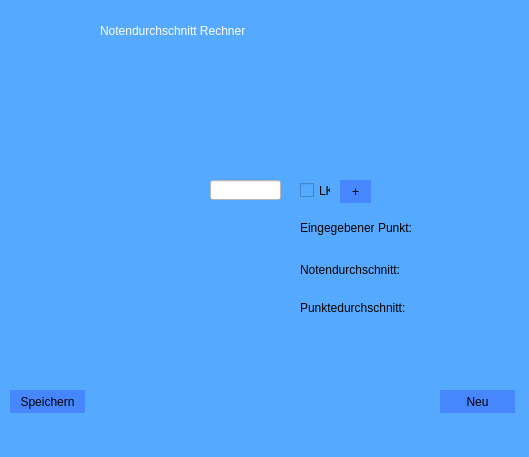
<?xml version="1.0" encoding="UTF-8"?>
<ui version="4.0">
 <class>MainWindow</class>
 <widget class="QMainWindow" name="MainWindow">
  <property name="geometry">
   <rect>
    <x>0</x>
    <y>0</y>
    <width>529</width>
    <height>457</height>
   </rect>
  </property>
  <property name="windowTitle">
   <string>MainWindow</string>
  </property>
  <property name="styleSheet">
   <string notr="true">background-color: rgb(85, 170, 255);</string>
  </property>
  <widget class="QWidget" name="centralwidget">
   <widget class="QLabel" name="label">
    <property name="geometry">
     <rect>
      <x>100</x>
      <y>10</y>
      <width>351</width>
      <height>41</height>
     </rect>
    </property>
    <property name="styleSheet">
     <string notr="true">font: 63 20pt &quot;Yu Gothic UI Semibold&quot;;;
color: rgb(255, 255, 255);</string>
    </property>
    <property name="text">
     <string>Notendurchschnitt Rechner</string>
    </property>
   </widget>
   <widget class="QLineEdit" name="lineEdit">
    <property name="geometry">
     <rect>
      <x>210</x>
      <y>180</y>
      <width>71</width>
      <height>20</height>
     </rect>
    </property>
    <property name="styleSheet">
     <string notr="true">color: rgb(0, 0, 0);
background-color: rgb(255, 255, 255);</string>
    </property>
   </widget>
   <widget class="QCheckBox" name="checkBox">
    <property name="geometry">
     <rect>
      <x>300</x>
      <y>180</y>
      <width>31</width>
      <height>21</height>
     </rect>
    </property>
    <property name="text">
     <string>LK</string>
    </property>
   </widget>
   <widget class="QPushButton" name="pushButton">
    <property name="geometry">
     <rect>
      <x>340</x>
      <y>180</y>
      <width>31</width>
      <height>23</height>
     </rect>
    </property>
    <property name="cursor">
     <cursorShape>PointingHandCursor</cursorShape>
    </property>
    <property name="styleSheet">
     <string notr="true">
QPushButton
{
   	border-color: rgb(255, 255, 255);
	background-color: rgb(70, 135, 255);
	border-style: solid;
}

QPushButton:hover
{
   background-color:rgb(67, 123, 255);
}</string>
    </property>
    <property name="text">
     <string>+</string>
    </property>
   </widget>
   <widget class="QListWidget" name="listWidget">
    <property name="geometry">
     <rect>
      <x>210</x>
      <y>210</y>
      <width>71</width>
      <height>171</height>
     </rect>
    </property>
    <property name="styleSheet">
     <string notr="true">border: none;
</string>
    </property>
   </widget>
   <widget class="QLabel" name="label_2">
    <property name="geometry">
     <rect>
      <x>300</x>
      <y>220</y>
      <width>191</width>
      <height>16</height>
     </rect>
    </property>
    <property name="text">
     <string>Eingegebener Punkt:</string>
    </property>
   </widget>
   <widget class="QLabel" name="label_3">
    <property name="geometry">
     <rect>
      <x>300</x>
      <y>300</y>
      <width>141</width>
      <height>16</height>
     </rect>
    </property>
    <property name="text">
     <string>Punktedurchschnitt:</string>
    </property>
   </widget>
   <widget class="QLabel" name="label_4">
    <property name="geometry">
     <rect>
      <x>300</x>
      <y>260</y>
      <width>201</width>
      <height>20</height>
     </rect>
    </property>
    <property name="text">
     <string>Notendurchschnitt:</string>
    </property>
   </widget>
   <widget class="QPushButton" name="pushButton_2">
    <property name="geometry">
     <rect>
      <x>10</x>
      <y>390</y>
      <width>75</width>
      <height>23</height>
     </rect>
    </property>
    <property name="styleSheet">
     <string notr="true">
QPushButton
{
   	border-color: rgb(255, 255, 255);
	background-color: rgb(70, 135, 255);
	border-style: solid;
}

QPushButton:hover
{
   background-color:rgb(67, 123, 255);
}</string>
    </property>
    <property name="text">
     <string>Speichern</string>
    </property>
   </widget>
   <widget class="QPushButton" name="pushButton_3">
    <property name="geometry">
     <rect>
      <x>440</x>
      <y>390</y>
      <width>75</width>
      <height>23</height>
     </rect>
    </property>
    <property name="styleSheet">
     <string notr="true">
QPushButton
{
   	border-color: rgb(255, 255, 255);
	background-color: rgb(70, 135, 255);
	border-style: solid;
}

QPushButton:hover
{
   background-color:rgb(67, 123, 255);
}</string>
    </property>
    <property name="text">
     <string>Neu</string>
    </property>
   </widget>
  </widget>
  <widget class="QMenuBar" name="menubar">
   <property name="geometry">
    <rect>
     <x>0</x>
     <y>0</y>
     <width>529</width>
     <height>21</height>
    </rect>
   </property>
  </widget>
  <widget class="QStatusBar" name="statusbar"/>
 </widget>
 <resources/>
 <connections/>
</ui>
